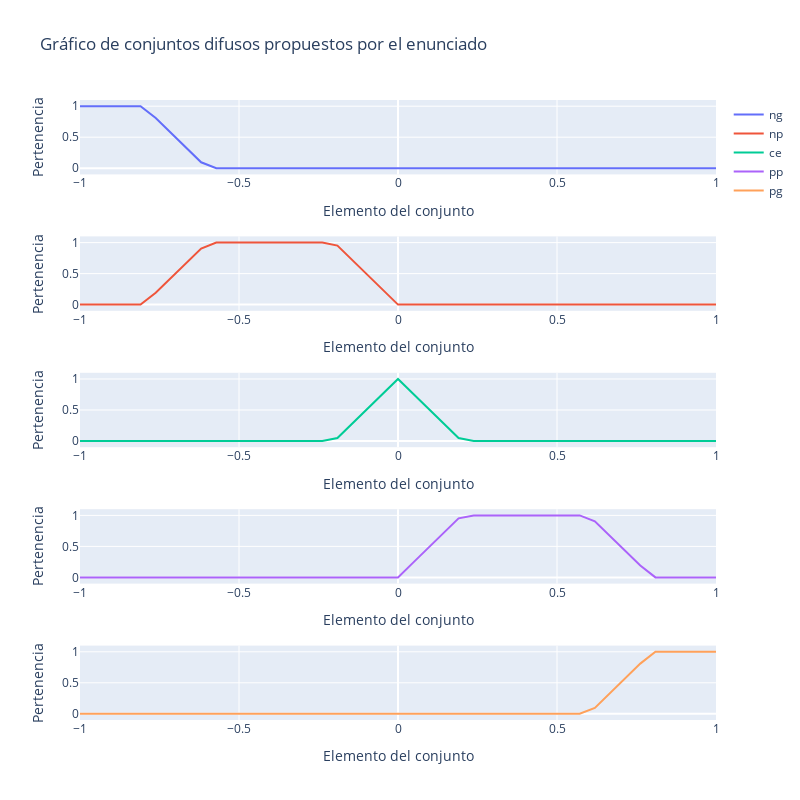

The cell this chart's notebook holds for it:
### Markdown cell above
# a) Gráfico de los conjuntos

### Code cell
fig = make_subplots(rows=len(conjuntos), cols=1, vertical_spacing=0.10)
n = 43

for i, (c, nombre) in enumerate(zip(conjuntos, nombres)):
    # print(i)

    eje = npy.linspace(-1, 1, n)
    pertenencia = [interfaz_difusion(x, c) for x in eje]

    scatter = go.Scatter(x=eje, y=pertenencia,name = nombre)

    fig.add_trace(scatter, row = i+1, col = 1)
    # graficar_conjunto_difuso(interfaz_difusion, c).show()
    # break

    fig.update_xaxes(title_text="Elemento del conjunto", row=i+1, col=1)
    fig.update_yaxes(title_text="Pertenencia", row=i+1, col=1, range = [-0.1,1.1])

# fig.update_layout(title_text="Título del Gráfico")
fig.update_layout(height=800, width=800, title_text="Gráfico de conjuntos difusos propuestos por el enunciado")
fig.show()

### Figure 1 — Plotly figure (JSON) as saved in the notebook; plotly's stock layout.template omitted (floating-point values rounded to 4 significant figures)
{"data": [{"name": "ng", "type": "scatter", "x": [-1, -0.9524, -0.9048, -0.8571, -0.8095, -0.7619, -0.7143, -0.6667, -0.619, -0.5714, -0.5238, -0.4762, -0.4286, -0.381, -0.3333, -0.2857, -0.2381, -0.1905, -0.1429, -0.09524, -0.04762, 0, 0.04762, 0.09524, 0.1429, 0.1905, 0.2381, 0.2857, 0.3333, 0.381, 0.4286, 0.4762, 0.5238, 0.5714, 0.619, 0.6667, 0.7143, 0.7619, 0.8095, 0.8571, 0.9048, 0.9524, 1], "xaxis": "x", "y": [1, 1, 1, 1, 1, 0.8095, 0.5714, 0.3333, 0.09524, 0, 0, 0, 0, 0, 0, 0, 0, 0, 0, 0, 0, 0, 0, 0, 0, 0, 0, 0, 0, 0, 0, 0, 0, 0, 0, 0, 0, 0, 0, 0, 0, 0, 0], "yaxis": "y"}, {"name": "np", "type": "scatter", "x": [-1, -0.9524, -0.9048, -0.8571, -0.8095, -0.7619, -0.7143, -0.6667, -0.619, -0.5714, -0.5238, -0.4762, -0.4286, -0.381, -0.3333, -0.2857, -0.2381, -0.1905, -0.1429, -0.09524, -0.04762, 0, 0.04762, 0.09524, 0.1429, 0.1905, 0.2381, 0.2857, 0.3333, 0.381, 0.4286, 0.4762, 0.5238, 0.5714, 0.619, 0.6667, 0.7143, 0.7619, 0.8095, 0.8571, 0.9048, 0.9524, 1], "xaxis": "x2", "y": [0, 0, 0, 0, 0, 0.1905, 0.4286, 0.6667, 0.9048, 1, 1, 1, 1, 1, 1, 1, 1, 0.9524, 0.7143, 0.4762, 0.2381, 0, 0, 0, 0, 0, 0, 0, 0, 0, 0, 0, 0, 0, 0, 0, 0, 0, 0, 0, 0, 0, 0], "yaxis": "y2"}, {"name": "ce", "type": "scatter", "x": [-1, -0.9524, -0.9048, -0.8571, -0.8095, -0.7619, -0.7143, -0.6667, -0.619, -0.5714, -0.5238, -0.4762, -0.4286, -0.381, -0.3333, -0.2857, -0.2381, -0.1905, -0.1429, -0.09524, -0.04762, 0, 0.04762, 0.09524, 0.1429, 0.1905, 0.2381, 0.2857, 0.3333, 0.381, 0.4286, 0.4762, 0.5238, 0.5714, 0.619, 0.6667, 0.7143, 0.7619, 0.8095, 0.8571, 0.9048, 0.9524, 1], "xaxis": "x3", "y": [0, 0, 0, 0, 0, 0, 0, 0, 0, 0, 0, 0, 0, 0, 0, 0, 0, 0.04762, 0.2857, 0.5238, 0.7619, 1, 0.7619, 0.5238, 0.2857, 0.04762, 0, 0, 0, 0, 0, 0, 0, 0, 0, 0, 0, 0, 0, 0, 0, 0, 0], "yaxis": "y3"}, {"name": "pp", "type": "scatter", "x": [-1, -0.9524, -0.9048, -0.8571, -0.8095, -0.7619, -0.7143, -0.6667, -0.619, -0.5714, -0.5238, -0.4762, -0.4286, -0.381, -0.3333, -0.2857, -0.2381, -0.1905, -0.1429, -0.09524, -0.04762, 0, 0.04762, 0.09524, 0.1429, 0.1905, 0.2381, 0.2857, 0.3333, 0.381, 0.4286, 0.4762, 0.5238, 0.5714, 0.619, 0.6667, 0.7143, 0.7619, 0.8095, 0.8571, 0.9048, 0.9524, 1], "xaxis": "x4", "y": [0, 0, 0, 0, 0, 0, 0, 0, 0, 0, 0, 0, 0, 0, 0, 0, 0, 0, 0, 0, 0, 0, 0.2381, 0.4762, 0.7143, 0.9524, 1, 1, 1, 1, 1, 1, 1, 1, 0.9048, 0.6667, 0.4286, 0.1905, 0, 0, 0, 0, 0], "yaxis": "y4"}, {"name": "pg", "type": "scatter", "x": [-1, -0.9524, -0.9048, -0.8571, -0.8095, -0.7619, -0.7143, -0.6667, -0.619, -0.5714, -0.5238, -0.4762, -0.4286, -0.381, -0.3333, -0.2857, -0.2381, -0.1905, -0.1429, -0.09524, -0.04762, 0, 0.04762, 0.09524, 0.1429, 0.1905, 0.2381, 0.2857, 0.3333, 0.381, 0.4286, 0.4762, 0.5238, 0.5714, 0.619, 0.6667, 0.7143, 0.7619, 0.8095, 0.8571, 0.9048, 0.9524, 1], "xaxis": "x5", "y": [0, 0, 0, 0, 0, 0, 0, 0, 0, 0, 0, 0, 0, 0, 0, 0, 0, 0, 0, 0, 0, 0, 0, 0, 0, 0, 0, 0, 0, 0, 0, 0, 0, 0, 0.09524, 0.3333, 0.5714, 0.8095, 1, 1, 1, 1, 1], "yaxis": "y5"}], "layout": {"height": 800, "title": {"text": "Gráfico de conjuntos difusos propuestos por el enunciado"}, "width": 800, "xaxis": {"anchor": "y", "domain": [0, 1], "title": {"text": "Elemento del conjunto"}}, "xaxis2": {"anchor": "y2", "domain": [0, 1], "title": {"text": "Elemento del conjunto"}}, "xaxis3": {"anchor": "y3", "domain": [0, 1], "title": {"text": "Elemento del conjunto"}}, "xaxis4": {"anchor": "y4", "domain": [0, 1], "title": {"text": "Elemento del conjunto"}}, "xaxis5": {"anchor": "y5", "domain": [0, 1], "title": {"text": "Elemento del conjunto"}}, "yaxis": {"anchor": "x", "domain": [0.88, 1], "range": [-0.1, 1.1], "title": {"text": "Pertenencia"}}, "yaxis2": {"anchor": "x2", "domain": [0.66, 0.78], "range": [-0.1, 1.1], "title": {"text": "Pertenencia"}}, "yaxis3": {"anchor": "x3", "domain": [0.44, 0.56], "range": [-0.1, 1.1], "title": {"text": "Pertenencia"}}, "yaxis4": {"anchor": "x4", "domain": [0.22, 0.34], "range": [-0.1, 1.1], "title": {"text": "Pertenencia"}}, "yaxis5": {"anchor": "x5", "domain": [0, 0.12], "range": [-0.1, 1.1], "title": {"text": "Pertenencia"}}}}
